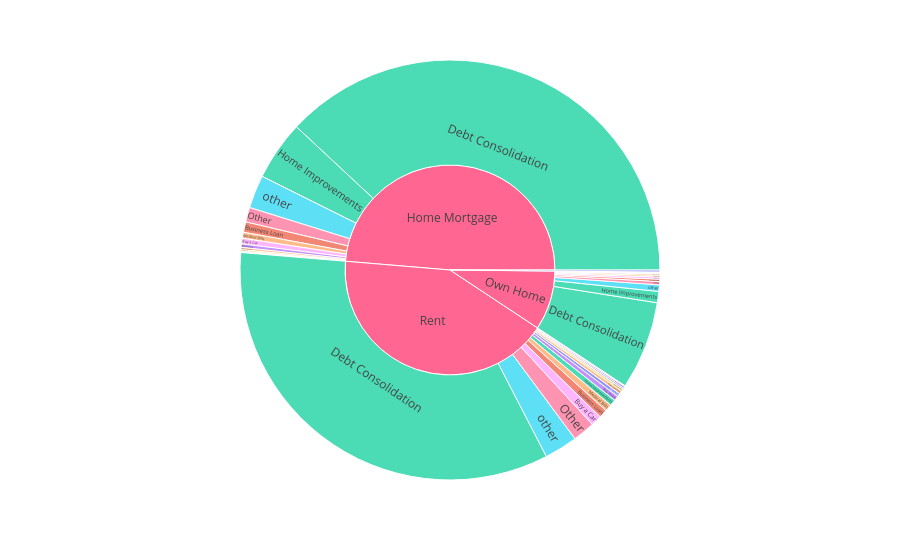

Source (notebook cell):
### Code cell
import plotly.express as px

import numpy as np
df = df5_agg
fig = px.sunburst(df, path=['Home Ownership', 'Purpose'], values='LoanCount',
                  color='Purpose', #hover_data=['iso_alpha'],
                  color_continuous_scale='RdBlu',
                 # color_continuous_midpoint=np.average(df['Purpose'], weights=df['LoanCount'])
                 )
fig.show()

### Figure 1 — Plotly figure (JSON) as saved in the notebook; plotly's stock layout.template omitted (floating-point values rounded to 4 significant figures)
{"data": [{"branchvalues": "total", "customdata": [["moving"], ["Business Loan"], ["Home Improvements"], ["Business Loan"], ["moving"], ["Home Improvements"], ["Buy House"], ["Medical Bills"], ["other"], ["Buy House"], ["Medical Bills"], ["other"], ["Buy House"], ["Medical Bills"], ["other"], ["Other"], ["renewable_energy"], ["Buy a Car"], ["small_business"], ["Buy a Car"], ["Other"], ["small_business"], ["Buy a Car"], ["Other"], ["small_business"], ["Business Loan"], ["Take a Trip"], ["vacation"], ["Debt Consolidation"], ["Take a Trip"], ["vacation"], ["Debt Consolidation"], ["Take a Trip"], ["vacation"], ["Debt Consolidation"], ["Educational Expenses"], ["major_purchase"], ["wedding"], ["Educational Expenses"], ["Educational Expenses"], ["wedding"], ["major_purchase"], ["Home Improvements"], ["major_purchase"], ["wedding"], ["Take a Trip"], ["(?)"], ["(?)"], ["(?)"]], "domain": {"x": [0, 1], "y": [0, 1]}, "hovertemplate": "labels=%{label}<br>LoanCount=%{value}<br>parent=%{parent}<br>id=%{id}<br>Purpose=%{customdata[0]}<extra></extra>", "ids": ["Home Mortgage/moving", "Own Home/Business Loan", "Own Home/Home Improvements", "Rent/Business Loan", "Rent/moving", "Rent/Home Improvements", "Home Mortgage/Buy House", "Home Mortgage/Medical Bills", "Home Mortgage/other", "Own Home/Buy House", "Own Home/Medical Bills", "Own Home/other", "Rent/Buy House", "Rent/Medical Bills", "Rent/other", "Home Mortgage/Other", "Home Mortgage/renewable_energy", "Home Mortgage/Buy a Car", "Home Mortgage/small_business", "Own Home/Buy a Car", "Own Home/Other", "Own Home/small_business", "Rent/Buy a Car", "Rent/Other", "Rent/small_business", "Home Mortgage/Business Loan", "HaveMortgage/Take a Trip", "Home Mortgage/vacation", "Home Mortgage/Debt Consolidation", "Own Home/Take a Trip", "Own Home/vacation", "Own Home/Debt Consolidation", "Rent/Take a Trip", "Rent/vacation", "Rent/Debt Consolidation", "Home Mortgage/Educational Expenses", "Home Mortgage/major_purchase", "Home Mortgage/wedding", "Own Home/Educational Expenses", "Rent/Educational Expenses", "Own Home/wedding", "Own Home/major_purchase", "Home Mortgage/Home Improvements", "Rent/major_purchase", "Rent/wedding", "HaveMortgage", "Home Mortgage", "Own Home", "Rent"], "labels": ["moving", "Business Loan", "Home Improvements", "Business Loan", "moving", "Home Improvements", "Buy House", "Medical Bills", "other", "Buy House", "Medical Bills", "other", "Buy House", "Medical Bills", "other", "Other", "renewable_energy", "Buy a Car", "small_business", "Buy a Car", "Other", "small_business", "Buy a Car", "Other", "small_business", "Business Loan", "Take a Trip", "vacation", "Debt Consolidation", "Take a Trip", "vacation", "Debt Consolidation", "Take a Trip", "vacation", "Debt Consolidation", "Educational Expenses", "major_purchase", "wedding", "Educational Expenses", "Educational Expenses", "wedding", "major_purchase", "Home Improvements", "major_purchase", "wedding", "HaveMortgage", "Home Mortgage", "Own Home", "Rent"], "marker": {"colors": ["#636efa", "#EF553B", "#00cc96", "#EF553B", "#636efa", "#00cc96", "#ab63fa", "#FFA15A", "#19d3f3", "#ab63fa", "#FFA15A", "#19d3f3", "#ab63fa", "#FFA15A", "#19d3f3", "#FF6692", "#B6E880", "#FF97FF", "#FECB52", "#FF97FF", "#FF6692", "#FECB52", "#FF97FF", "#FF6692", "#FECB52", "#EF553B", "#636efa", "#EF553B", "#00cc96", "#636efa", "#EF553B", "#00cc96", "#636efa", "#EF553B", "#00cc96", "#ab63fa", "#FFA15A", "#19d3f3", "#ab63fa", "#ab63fa", "#19d3f3", "#FFA15A", "#00cc96", "#FFA15A", "#19d3f3", "#636efa", "#FF6692", "#FF6692", "#FF6692"]}, "name": "", "parents": ["Home Mortgage", "Own Home", "Own Home", "Rent", "Rent", "Rent", "Home Mortgage", "Home Mortgage", "Home Mortgage", "Own Home", "Own Home", "Own Home", "Rent", "Rent", "Rent", "Home Mortgage", "Home Mortgage", "Home Mortgage", "Home Mortgage", "Own Home", "Own Home", "Own Home", "Rent", "Rent", "Rent", "Home Mortgage", "HaveMortgage", "Home Mortgage", "Home Mortgage", "Own Home", "Own Home", "Own Home", "Rent", "Rent", "Rent", "Home Mortgage", "Home Mortgage", "Home Mortgage", "Own Home", "Rent", "Own Home", "Own Home", "Home Mortgage", "Rent", "Rent", "", "", "", ""], "type": "sunburst", "values": [2, 18, 87, 65, 12, 48, 27, 46, 255, 6, 13, 50, 37, 54, 256, 113, 1, 43, 12, 16, 25, 2, 83, 170, 17, 80, 16, 1, 3806, 2, 2, 680, 26, 3, 3392, 1, 17, 5, 1, 12, 1, 11, 458, 24, 4, 16, 4867, 914, 4203]}], "layout": {"legend": {"tracegroupgap": 0}, "margin": {"t": 60}}}
